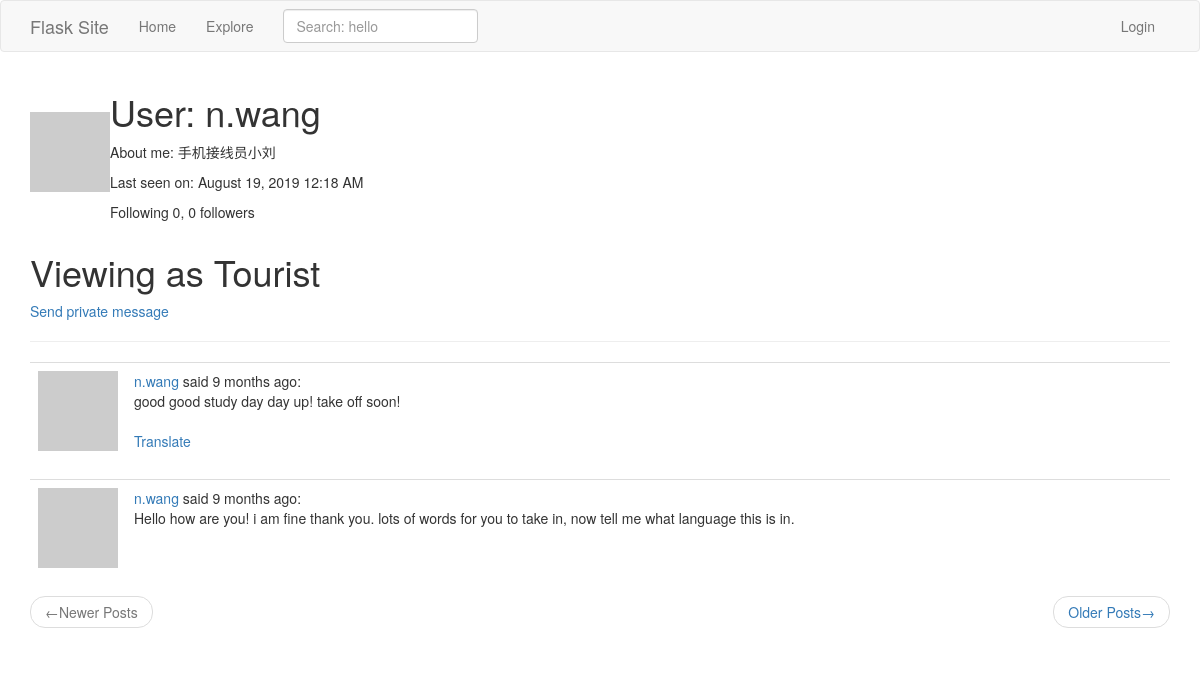
The app's page /user/n.wang, older data.
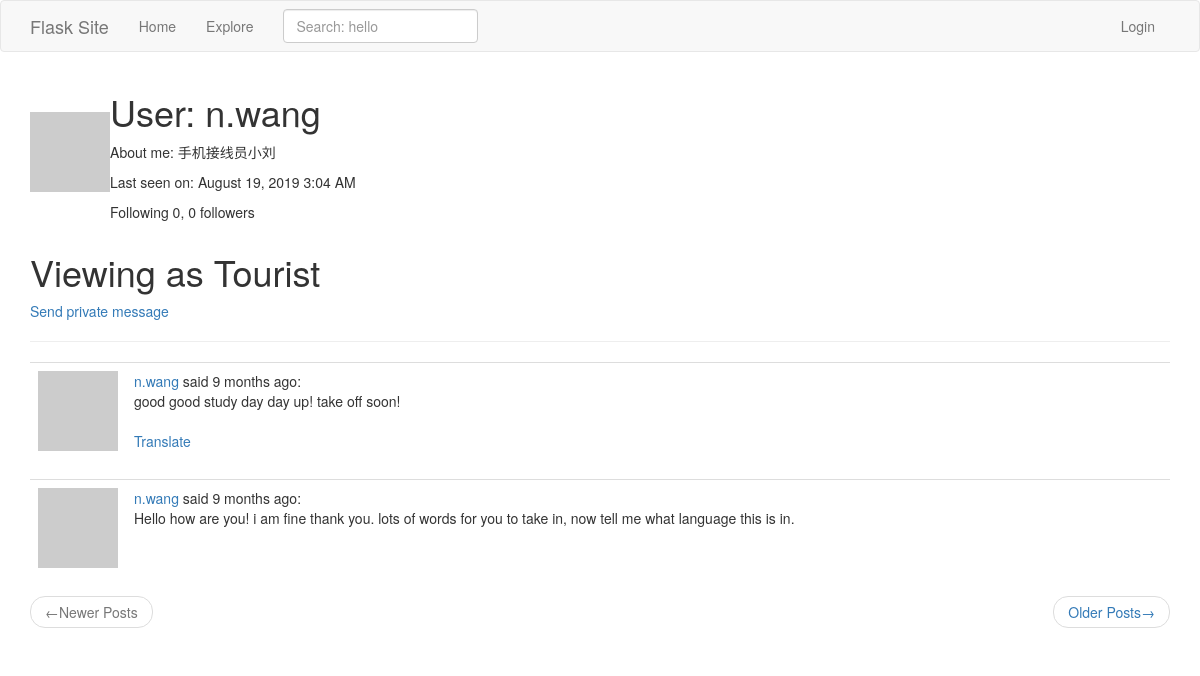
The same page, newer data.
### app/models.py (models this page shows, shortened)
class PaginatedAPIMixin(object):
    @staticmethod
    def to_collect_dictionary(query, page, per_page, endpoint, **kwargs):
        resources = query.paginate(page, per_page, False)
        data = {
            'items': [item.to_dict() for item in resources.items],
            '_meta': {
                'page': page,
                'per_page': per_page,
                'total_pages': resources.pages,
                'total_items': resources.total
            },
            '_links': {
                'self': url_for(endpoint, page=page, per_page=per_page, **kwargs),
                'next': url_for(endpoint, page=page + 1, per_page=per_page, **kwargs) if resources. has_next else None,
                'prev': url_for(endpoint, page=page - 1, per_page=per_page, **kwargs) if resources.has_prev else None
            }
        }
        return data

class User(PaginatedAPIMixin, UserMixin, db.Model):
    id = db.Column(db.Integer, primary_key=True)
    username = db.Column(db.String(64), index=True, unique=True)
    email = db.Column(db.String(120), index=True, unique=True)
    password_hash = db.Column(db.String(126))
    posts = db.relationship("Post", backref='author', lazy='dynamic')
    about_me = db.Column(db.String(140))
    last_seen = db.Column(db.DateTime, default=datetime.utcnow)
    followed = db.relationship("User", secondary=followers,
                               primaryjoin=(followers.c.follower_id == id),
                               secondaryjoin=(followers.c.followed_id == id),
                               backref=db.backref('followers', lazy='dynamic'), lazy='dynamic')
    messages_sent = db.relationship("Message", foreign_keys='Message.sender_id',
                                    backref='author', lazy='dynamic')
    messages_received = db.relationship('Message', foreign_keys='Message.recipient_id',
                                        backref='recipient', lazy='dynamic')
    last_message_read_time = db.Column(db.DateTime)
    notifications = db.relationship("Notification", backref='user', lazy="dynamic")
    tasks = db.relationship("Task", backref="user", lazy="dynamic")
    token = db.Column(db.String(32), index=True, unique=True)
    token_expiration = db.Column(db.DateTime)
    def avatar(self, size):
        digest = md5(self.email.lower().encode("utf-8")).hexdigest()
        return "https://www.gravatar.com/avatar/{}?d=identicon&s={}".format(digest, size)

class SearchableMixin(object):
    @classmethod
    def search(cls, expression, page, per_page):
        ids, total = query_index(cls.__tablename__, expression, page, per_page)
        if total == 0:
            return cls.query.filter_by(id=0), 0
        when = []
        for i in range(len(ids)):
            when.append((ids[i], i))
        return cls.query.filter(cls.id.in_(ids)).order_by(
            db.case(when, value=cls.id)), total

class Post(SearchableMixin, db.Model):
    __searchable__ = ['body']
    id = db.Column(db.Integer, primary_key=True)
    body = db.Column(db.String(140))
    timestamp = db.Column(db.DateTime, default=datetime.utcnow, index=True)
    user_id = db.Column(db.Integer, db.ForeignKey('user.id'))
    language = db.Column(db.String(5))

### app/main/routes.py (the view)
@main_bp.route("/user/<username>")
def user(username):
    user = User.query.filter_by(username=username).first_or_404()
    page = request.args.get('page', 1, type=int)
    posts = user.posts.order_by(Post.timestamp.desc()).paginate(page, current_app.config['POSTS_PER_PAGE'], False)
    prev_url = url_for('.user', username=user.username, page=posts.prev_num) if posts.has_prev else None
    next_url = url_for('.user', username=user.username, page=posts.next_num) if posts.has_next else None
    return render_template('user.html', user=user,
                           posts=posts.items, prev_url=prev_url, next_url=next_url)

### app/main/forms.py
class SearchForm(FlaskForm):
    q = StringField(_l('Search: hello'), validators=[DataRequired()])
    def __init__(self, *args, **kwargs):
        if 'formdata' not in kwargs:
            kwargs['formdata'] = request.args
        if 'csrf_enabled' not in kwargs:
            kwargs['csrf_enabled'] = False
        super(SearchForm, self).__init__(*args, **kwargs)

### app/main/routes.py (called while the page is built)
@main_bp.before_request
def before_request():
    if current_user.is_authenticated:
        current_user.last_seen = datetime.utcnow()
        db.session.commit()
    g.search_form = SearchForm()
    g.locale = str(get_locale())

### app/templates/user.html (shortened to what this page needs)
{% extends 'base.html' %}
{% block page_content %}
    <table valign="top">
        <tr>
            <td><img src="{{ user.avatar(128) }}"></td>
            <td>
                <h1>User: {{ user.username }}</h1>
                {% if user.about_me %}<p>About me: {{ user.about_me }}</p>{% endif %}
                {% if user.last_seen %}<p>Last seen on: {{ moment(user.last_seen).format('LLL') }}</p>{% endif %}
                <p>Following {{ user.followed.count() }}, {{ user.followers.count() }} followers</p>
            </td>
        </tr>
    </table>
    {% if not current_user.is_authenticated %}
    <h1>Viewing as Tourist</h1>
    {% endif %}
    <p>
        <a href="{{ url_for('main.send_messages', recipient=user.username) }}">
            {{ _('Send private message') }}
        </a>
    </p>
    <hr>
    {% for post in posts %}
        {% include '_post.html' %}
    {% endfor %}
    <nav aria-label="...">
        <ul class="pager">
            <li class="previous{% if not prev_url %} disabled {% endif %}">
                <a href="{{ prev_url or '#' }}">
                    <span aria-hidden="true">&larr;</span>Newer Posts
                </a>
            </li>
            <li class="next {% if not next_url %} disabled {% endif %}">
                <a href="{{ next_url or '#' }}">
                    Older Posts<span aria-hidden="true">&rarr;</span>
                </a>
            </li>
        </ul>
    </nav>
{% endblock %}

### app/templates/base.html (shortened to what this page needs)
{% extends "bootstrap/base.html" %}
{% block navbar %}
    <nav class="navbar navbar-default">
        <div class="container">
            <div class="navbar-header">
                <a class="navbar-brand" href="{{ url_for('main.index') }}">{{ _('Flask Site') }}</a>
            </div>
            <div class="collapse navbar-collapse" id="bs-example-navbar-collapse-1">
                <ul class="nav navbar-nav">
                    <li><a href="{{ url_for('main.index') }}">{{_("Home")}}</a></li>
                    <li><a href="{{ url_for('main.explore') }}">{{_("Explore")}}</a></li>
                </ul>
                {% if g.search_form %}
                <form class="navbar-form navbar-left" method="get" action="{{ url_for('main.search') }}">
                    <div class="form-group">
                        {{ g.search_form.q(size=20, class='form-control',
                        placeholder=g.search_form.q.label.text) }}
                    </div>
                </form>
                {% endif %}
                <ul class="nav navbar-nav navbar-right">
                    {% if current_user.is_anonymous %}
                        <li><a href="{{ url_for('auth.login') }}">{{_("Login")}}</a></li>
                    {% endif %}
                </ul>
            </div>
        </div>
    </nav>
{% endblock %}
{% block content %}
    <div class="container">
        {% block page_content %} {% endblock %}
    </div>
{% endblock %}

### app/templates/_post.html (shortened to what this page needs)
<table class="table table-hover">
    <tr>
        <td width="70px">
            <span class="user_popup">
                <a href="{{ url_for('main.user', username=post.author.username) }}">
                    <img src="{{ post.author.avatar(70) }}" />
                </a>
            </span>
        </td>
        <td>
            {{ _("%(username)s said %(when)s: "
            , username=user_link, when=moment(post.timestamp).fromNow()) }}<br>
            <span id="post{{ post.id }}">{{ post.body }}</span>
            {% if post.language and post.language!= g.locale %}
            <br><br>
            <span id="translation{{ post.id }}">
                <a href="javascript:translate(
                            '#post{{ post.id }}',
                            '#translation{{ post.id }}',
                            '{{ post.language }}',
                            '{{ g.locale }}');">{{ _('Translate') }}</a>
            </span>
            {% endif %}
        </td>
    </tr>
</table>

Row changes from the older to the newer data that the page shows:
changed User "n.wang": last_seen "August 19, 2019 12:18 AM" → "August 19, 2019 3:04 AM"
